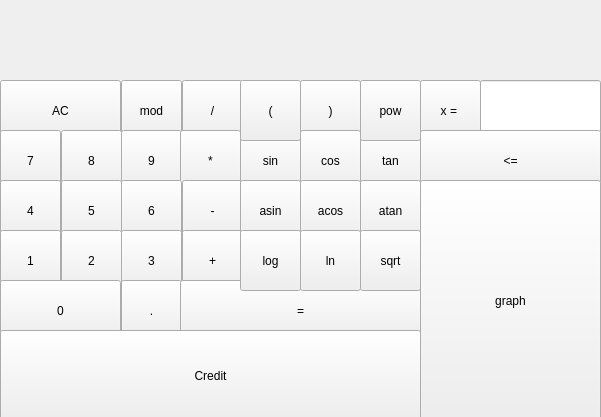
<?xml version="1.0" encoding="UTF-8"?>
<ui version="4.0">
 <class>MainWindow</class>
 <widget class="QMainWindow" name="MainWindow">
  <property name="geometry">
   <rect>
    <x>0</x>
    <y>0</y>
    <width>601</width>
    <height>417</height>
   </rect>
  </property>
  <property name="windowTitle">
   <string>MainWindow</string>
  </property>
  <widget class="QWidget" name="centralwidget">
   <widget class="QLabel" name="label">
    <property name="geometry">
     <rect>
      <x>0</x>
      <y>10</y>
      <width>601</width>
      <height>71</height>
     </rect>
    </property>
    <property name="styleSheet">
     <string notr="true">QLabel {
  qproperty-alignment: 'AlignVCenter | AlignRight';
  border: 1px solid gray;
}

background-color : white;</string>
    </property>
    <property name="text">
     <string/>
    </property>
   </widget>
   <widget class="QPushButton" name="pushButton_clear">
    <property name="geometry">
     <rect>
      <x>0</x>
      <y>80</y>
      <width>121</width>
      <height>61</height>
     </rect>
    </property>
    <property name="text">
     <string>AC</string>
    </property>
   </widget>
   <widget class="QPushButton" name="pushButton_mod">
    <property name="geometry">
     <rect>
      <x>121</x>
      <y>80</y>
      <width>61</width>
      <height>61</height>
     </rect>
    </property>
    <property name="text">
     <string>mod</string>
    </property>
   </widget>
   <widget class="QPushButton" name="pushButton_div">
    <property name="geometry">
     <rect>
      <x>182</x>
      <y>80</y>
      <width>61</width>
      <height>61</height>
     </rect>
    </property>
    <property name="text">
     <string>/</string>
    </property>
   </widget>
   <widget class="QPushButton" name="pushButton_7">
    <property name="geometry">
     <rect>
      <x>0</x>
      <y>130</y>
      <width>61</width>
      <height>61</height>
     </rect>
    </property>
    <property name="text">
     <string>7</string>
    </property>
   </widget>
   <widget class="QPushButton" name="pushButton_9">
    <property name="geometry">
     <rect>
      <x>121</x>
      <y>130</y>
      <width>61</width>
      <height>61</height>
     </rect>
    </property>
    <property name="text">
     <string>9</string>
    </property>
   </widget>
   <widget class="QPushButton" name="pushButton_mul">
    <property name="geometry">
     <rect>
      <x>180</x>
      <y>130</y>
      <width>61</width>
      <height>61</height>
     </rect>
    </property>
    <property name="text">
     <string>*</string>
    </property>
   </widget>
   <widget class="QPushButton" name="pushButton_8">
    <property name="geometry">
     <rect>
      <x>61</x>
      <y>130</y>
      <width>61</width>
      <height>61</height>
     </rect>
    </property>
    <property name="text">
     <string>8</string>
    </property>
   </widget>
   <widget class="QPushButton" name="pushButton_4">
    <property name="geometry">
     <rect>
      <x>0</x>
      <y>180</y>
      <width>61</width>
      <height>61</height>
     </rect>
    </property>
    <property name="text">
     <string>4</string>
    </property>
   </widget>
   <widget class="QPushButton" name="pushButton_6">
    <property name="geometry">
     <rect>
      <x>121</x>
      <y>180</y>
      <width>61</width>
      <height>61</height>
     </rect>
    </property>
    <property name="text">
     <string>6</string>
    </property>
   </widget>
   <widget class="QPushButton" name="pushButton_minus">
    <property name="geometry">
     <rect>
      <x>182</x>
      <y>180</y>
      <width>61</width>
      <height>61</height>
     </rect>
    </property>
    <property name="text">
     <string>-</string>
    </property>
   </widget>
   <widget class="QPushButton" name="pushButton_5">
    <property name="geometry">
     <rect>
      <x>61</x>
      <y>180</y>
      <width>61</width>
      <height>61</height>
     </rect>
    </property>
    <property name="text">
     <string>5</string>
    </property>
   </widget>
   <widget class="QPushButton" name="pushButton_1">
    <property name="geometry">
     <rect>
      <x>0</x>
      <y>230</y>
      <width>61</width>
      <height>61</height>
     </rect>
    </property>
    <property name="text">
     <string>1</string>
    </property>
   </widget>
   <widget class="QPushButton" name="pushButton_3">
    <property name="geometry">
     <rect>
      <x>121</x>
      <y>230</y>
      <width>61</width>
      <height>61</height>
     </rect>
    </property>
    <property name="text">
     <string>3</string>
    </property>
   </widget>
   <widget class="QPushButton" name="pushButton_plus">
    <property name="geometry">
     <rect>
      <x>182</x>
      <y>230</y>
      <width>61</width>
      <height>61</height>
     </rect>
    </property>
    <property name="text">
     <string>+</string>
    </property>
   </widget>
   <widget class="QPushButton" name="pushButton_2">
    <property name="geometry">
     <rect>
      <x>61</x>
      <y>230</y>
      <width>61</width>
      <height>61</height>
     </rect>
    </property>
    <property name="text">
     <string>2</string>
    </property>
   </widget>
   <widget class="QPushButton" name="pushButton_dot">
    <property name="geometry">
     <rect>
      <x>121</x>
      <y>280</y>
      <width>61</width>
      <height>61</height>
     </rect>
    </property>
    <property name="text">
     <string>.</string>
    </property>
   </widget>
   <widget class="QPushButton" name="pushButton_eq">
    <property name="geometry">
     <rect>
      <x>180</x>
      <y>280</y>
      <width>241</width>
      <height>61</height>
     </rect>
    </property>
    <property name="text">
     <string>=</string>
    </property>
   </widget>
   <widget class="QPushButton" name="pushButton_0">
    <property name="geometry">
     <rect>
      <x>0</x>
      <y>280</y>
      <width>121</width>
      <height>61</height>
     </rect>
    </property>
    <property name="text">
     <string>0</string>
    </property>
   </widget>
   <widget class="QPushButton" name="pushButton_sin">
    <property name="geometry">
     <rect>
      <x>240</x>
      <y>130</y>
      <width>61</width>
      <height>61</height>
     </rect>
    </property>
    <property name="text">
     <string>sin</string>
    </property>
   </widget>
   <widget class="QPushButton" name="pushButton_open">
    <property name="geometry">
     <rect>
      <x>240</x>
      <y>80</y>
      <width>61</width>
      <height>61</height>
     </rect>
    </property>
    <property name="text">
     <string>(</string>
    </property>
   </widget>
   <widget class="QPushButton" name="pushButton_close">
    <property name="geometry">
     <rect>
      <x>300</x>
      <y>80</y>
      <width>61</width>
      <height>61</height>
     </rect>
    </property>
    <property name="text">
     <string>)</string>
    </property>
   </widget>
   <widget class="QPushButton" name="pushButton_cos">
    <property name="geometry">
     <rect>
      <x>300</x>
      <y>130</y>
      <width>61</width>
      <height>61</height>
     </rect>
    </property>
    <property name="text">
     <string>cos</string>
    </property>
   </widget>
   <widget class="QPushButton" name="pushButton_tan">
    <property name="geometry">
     <rect>
      <x>360</x>
      <y>130</y>
      <width>61</width>
      <height>61</height>
     </rect>
    </property>
    <property name="text">
     <string>tan</string>
    </property>
   </widget>
   <widget class="QPushButton" name="pushButton_asin">
    <property name="geometry">
     <rect>
      <x>240</x>
      <y>180</y>
      <width>61</width>
      <height>61</height>
     </rect>
    </property>
    <property name="text">
     <string>asin</string>
    </property>
   </widget>
   <widget class="QPushButton" name="pushButton_acos">
    <property name="geometry">
     <rect>
      <x>300</x>
      <y>180</y>
      <width>61</width>
      <height>61</height>
     </rect>
    </property>
    <property name="text">
     <string>acos</string>
    </property>
   </widget>
   <widget class="QPushButton" name="pushButton_atan">
    <property name="geometry">
     <rect>
      <x>360</x>
      <y>180</y>
      <width>61</width>
      <height>61</height>
     </rect>
    </property>
    <property name="text">
     <string>atan</string>
    </property>
   </widget>
   <widget class="QPushButton" name="pushButton_log">
    <property name="geometry">
     <rect>
      <x>240</x>
      <y>230</y>
      <width>61</width>
      <height>61</height>
     </rect>
    </property>
    <property name="text">
     <string>log</string>
    </property>
   </widget>
   <widget class="QPushButton" name="pushButton_ln">
    <property name="geometry">
     <rect>
      <x>300</x>
      <y>230</y>
      <width>61</width>
      <height>61</height>
     </rect>
    </property>
    <property name="text">
     <string>ln</string>
    </property>
   </widget>
   <widget class="QPushButton" name="pushButton_sqrt">
    <property name="geometry">
     <rect>
      <x>360</x>
      <y>230</y>
      <width>61</width>
      <height>61</height>
     </rect>
    </property>
    <property name="text">
     <string>sqrt</string>
    </property>
   </widget>
   <widget class="QPushButton" name="pushButton_pow">
    <property name="geometry">
     <rect>
      <x>360</x>
      <y>80</y>
      <width>61</width>
      <height>61</height>
     </rect>
    </property>
    <property name="text">
     <string>pow</string>
    </property>
   </widget>
   <widget class="QPushButton" name="pushButton">
    <property name="geometry">
     <rect>
      <x>0</x>
      <y>330</y>
      <width>421</width>
      <height>91</height>
     </rect>
    </property>
    <property name="text">
     <string>Credit</string>
    </property>
   </widget>
   <widget class="QPushButton" name="pushButton_pow_2">
    <property name="geometry">
     <rect>
      <x>420</x>
      <y>80</y>
      <width>61</width>
      <height>61</height>
     </rect>
    </property>
    <property name="text">
     <string>x = </string>
    </property>
   </widget>
   <widget class="QLineEdit" name="lineEdit">
    <property name="geometry">
     <rect>
      <x>480</x>
      <y>80</y>
      <width>121</width>
      <height>57</height>
     </rect>
    </property>
   </widget>
   <widget class="QPushButton" name="pushButton_eq_2">
    <property name="geometry">
     <rect>
      <x>420</x>
      <y>130</y>
      <width>181</width>
      <height>61</height>
     </rect>
    </property>
    <property name="text">
     <string>&lt;=</string>
    </property>
   </widget>
   <widget class="QPushButton" name="pushButton_graph">
    <property name="geometry">
     <rect>
      <x>420</x>
      <y>180</y>
      <width>181</width>
      <height>241</height>
     </rect>
    </property>
    <property name="text">
     <string>graph</string>
    </property>
   </widget>
  </widget>
 </widget>
 <resources/>
 <connections/>
</ui>
